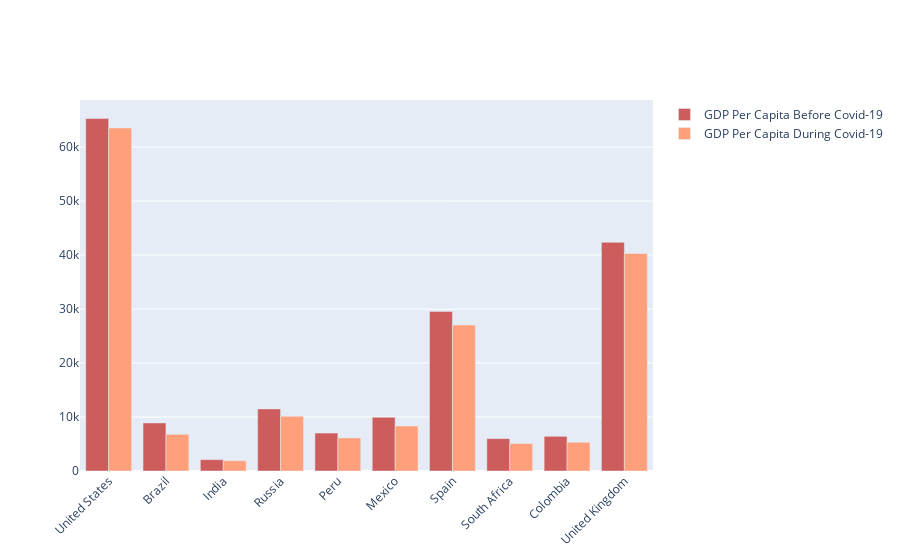

The cell this chart's notebook holds for it:
### Markdown cell above
#
Now let’s compare the GDP per capita before covid-19 and during covid-19 to have a look at the impact of covid-19 on the GDP per capita:

### Code cell
fig = go.Figure()
fig.add_trace(go.Bar(
    x=data["Country"],
    y=data["GDP Before Covid"],
    name='GDP Per Capita Before Covid-19',
    marker_color='indianred'
))
fig.add_trace(go.Bar(
    x=data["Country"],
    y=data["GDP During Covid"],
    name='GDP Per Capita During Covid-19',
    marker_color='lightsalmon'
))
fig.update_layout(barmode='group', xaxis_tickangle=-45)
fig.show()

### Figure 1 — Plotly figure (JSON) as saved in the notebook; plotly's stock layout.template omitted (floating-point values rounded to 4 significant figures)
{"data": [{"marker": {"color": "indianred"}, "name": "GDP Per Capita Before Covid-19", "type": "bar", "x": ["United States", "Brazil", "India", "Russia", "Peru", "Mexico", "Spain", "South Africa", "Colombia", "United Kingdom"], "y": [65280.0, 8897.0, 2101.0, 11500.0, 7028.0, 9946.0, 29560.0, 6001.0, 6425.0, 42350.0]}, {"marker": {"color": "lightsalmon"}, "name": "GDP Per Capita During Covid-19", "type": "bar", "x": ["United States", "Brazil", "India", "Russia", "Peru", "Mexico", "Spain", "South Africa", "Colombia", "United Kingdom"], "y": [63540.0, 6797.0, 1901.0, 10130.0, 6127.0, 8347.0, 27060.0, 5091.0, 5333.0, 40280.0]}], "layout": {"barmode": "group", "xaxis": {"tickangle": -45}}}
